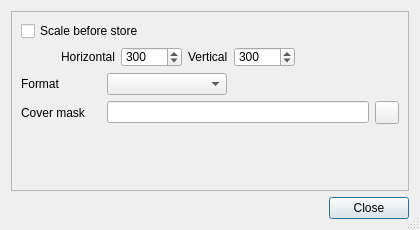
<ui version="4.0" >
 <class>StoreCoverDialog</class>
 <widget class="QDialog" name="StoreCoverDialog" >
  <property name="geometry" >
   <rect>
    <x>0</x>
    <y>0</y>
    <width>420</width>
    <height>230</height>
   </rect>
  </property>
  <property name="minimumSize" >
   <size>
    <width>420</width>
    <height>230</height>
   </size>
  </property>
  <property name="windowTitle" >
   <string>Store cover</string>
  </property>
  <property name="sizeGripEnabled" >
   <bool>true</bool>
  </property>
  <layout class="QGridLayout" >
   <item row="0" column="0" >
    <widget class="QFrame" name="frame" >
     <property name="frameShape" >
      <enum>QFrame::StyledPanel</enum>
     </property>
     <property name="frameShadow" >
      <enum>QFrame::Raised</enum>
     </property>
     <layout class="QGridLayout" >
      <item row="0" column="0" >
       <widget class="QCheckBox" name="checkBox" >
        <property name="text" >
         <string>Scale before store</string>
        </property>
       </widget>
      </item>
      <item row="1" column="0" colspan="2" >
       <layout class="QHBoxLayout" >
        <item>
         <spacer>
          <property name="orientation" >
           <enum>Qt::Horizontal</enum>
          </property>
          <property name="sizeType" >
           <enum>QSizePolicy::Fixed</enum>
          </property>
          <property name="sizeHint" >
           <size>
            <width>40</width>
            <height>20</height>
           </size>
          </property>
         </spacer>
        </item>
        <item>
         <widget class="QLabel" name="label" >
          <property name="text" >
           <string>Horizontal</string>
          </property>
         </widget>
        </item>
        <item>
         <widget class="QSpinBox" name="spinBox" >
          <property name="maximumSize" >
           <size>
            <width>16777215</width>
            <height>20</height>
           </size>
          </property>
          <property name="maximum" >
           <number>10000</number>
          </property>
          <property name="value" >
           <number>300</number>
          </property>
         </widget>
        </item>
        <item>
         <widget class="QLabel" name="label_2" >
          <property name="text" >
           <string>Vertical</string>
          </property>
         </widget>
        </item>
        <item>
         <widget class="QSpinBox" name="spinBox_2" >
          <property name="maximumSize" >
           <size>
            <width>16777215</width>
            <height>20</height>
           </size>
          </property>
          <property name="maximum" >
           <number>10000</number>
          </property>
          <property name="value" >
           <number>300</number>
          </property>
         </widget>
        </item>
        <item>
         <spacer>
          <property name="orientation" >
           <enum>Qt::Horizontal</enum>
          </property>
          <property name="sizeHint" >
           <size>
            <width>40</width>
            <height>20</height>
           </size>
          </property>
         </spacer>
        </item>
       </layout>
      </item>
      <item row="2" column="0" colspan="2" >
       <layout class="QHBoxLayout" >
        <item>
         <widget class="QLabel" name="label_3" >
          <property name="minimumSize" >
           <size>
            <width>80</width>
            <height>0</height>
           </size>
          </property>
          <property name="text" >
           <string>Format</string>
          </property>
         </widget>
        </item>
        <item>
         <widget class="QComboBox" name="comboBox" >
          <property name="minimumSize" >
           <size>
            <width>120</width>
            <height>0</height>
           </size>
          </property>
         </widget>
        </item>
        <item>
         <spacer>
          <property name="orientation" >
           <enum>Qt::Horizontal</enum>
          </property>
          <property name="sizeHint" >
           <size>
            <width>40</width>
            <height>20</height>
           </size>
          </property>
         </spacer>
        </item>
       </layout>
      </item>
      <item row="3" column="0" colspan="2" >
       <layout class="QHBoxLayout" >
        <item>
         <widget class="QLabel" name="label_4" >
          <property name="minimumSize" >
           <size>
            <width>80</width>
            <height>0</height>
           </size>
          </property>
          <property name="text" >
           <string>Cover mask</string>
          </property>
         </widget>
        </item>
        <item>
         <widget class="QLineEdit" name="lineEdit" />
        </item>
        <item>
         <widget class="QToolButton" name="toolButton" >
          <property name="text" >
           <string/>
          </property>
          <property name="icon" >
           <iconset resource="../audex.qrc" >:/buttons/images/wizard.png</iconset>
          </property>
         </widget>
        </item>
       </layout>
      </item>
      <item row="4" column="1" >
       <spacer>
        <property name="orientation" >
         <enum>Qt::Vertical</enum>
        </property>
        <property name="sizeHint" >
         <size>
          <width>20</width>
          <height>40</height>
         </size>
        </property>
       </spacer>
      </item>
     </layout>
    </widget>
   </item>
   <item row="1" column="0" >
    <layout class="QHBoxLayout" >
     <item>
      <spacer>
       <property name="orientation" >
        <enum>Qt::Horizontal</enum>
       </property>
       <property name="sizeHint" >
        <size>
         <width>40</width>
         <height>20</height>
        </size>
       </property>
      </spacer>
     </item>
     <item>
      <widget class="QPushButton" name="pushButton" >
       <property name="text" >
        <string>Close</string>
       </property>
      </widget>
     </item>
    </layout>
   </item>
  </layout>
 </widget>
 <resources>
  <include location="../audex.qrc" />
 </resources>
 <connections/>
</ui>
